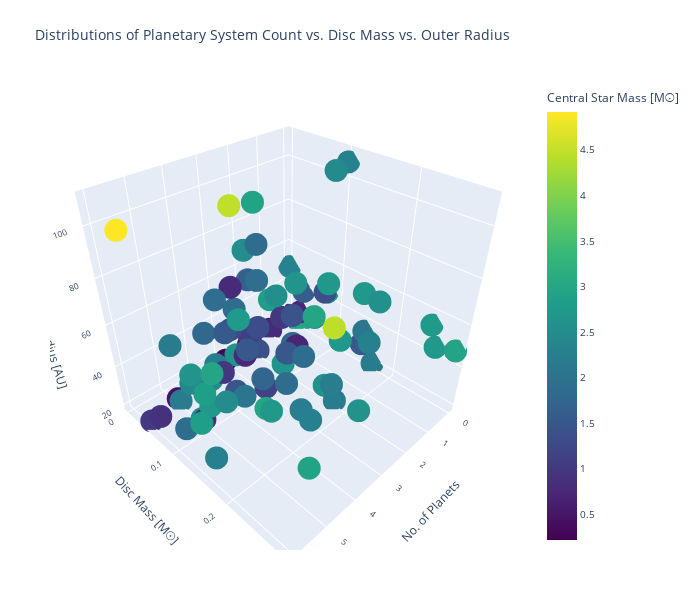

This figure's notebook cell:
### Code cell
# 3D Scatter Plot with square plot area
fig_3d = px.scatter_3d(df, x='n_planets', y='disc_m', z='R_out', 
                       color='m1', color_continuous_scale=px.colors.sequential.Viridis,
                       title="Distributions of Planetary System Count vs. Disc Mass vs. Outer Radius",
                       labels={'n_planets': 'No. of Planets', 'disc_m': 'Disc Mass [M☉]', 'R_out': 'Outer Radius [AU]'})

fig_3d.update_traces(marker_size = 8)

fig_3d.update_layout(
    coloraxis_colorbar=dict(title="Central Star Mass [M☉]"),
    scene_aspectmode="cube",
    width=700, height=600,          # coordinate cube size
    margin=dict(l=50,r=50,b=50,t=80),   # plot borders
    font=dict(size=10)       
)
           
fig_3d.show()
